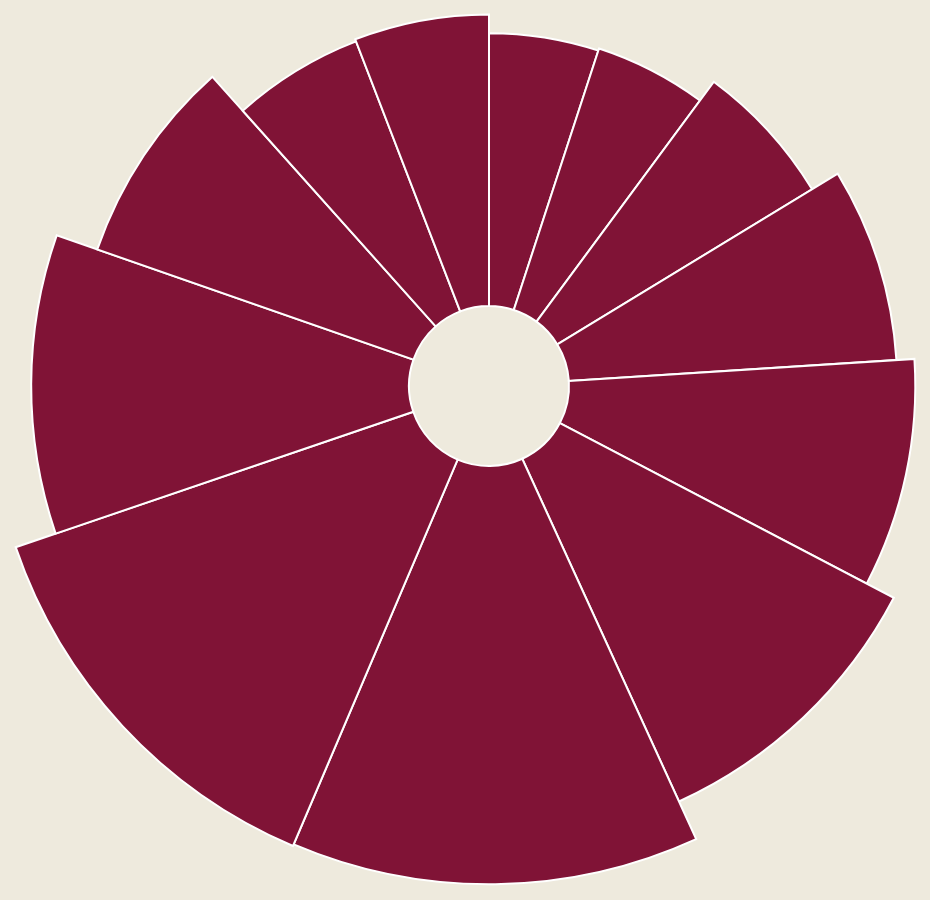

Here is the Vega-Lite specification saved for this chart:
### Vega-Lite specification from a JSON file in a GitHub repository (floating-point values rounded to 4 significant figures)
{"$schema": "https://vega.github.io/schema/vega-lite/v5.json", "width": 275, "height": 220, "background": "#EEEADD", "description": "A basic radial plot that encodes two values as the angle and radius of an arc.", "data": {"name": "table", "values": [{"category": "Jan", "value": 36995000, "startAngle": 0, "endAngle": 0.3152}, {"category": "Feb", "value": 37692000, "startAngle": 0.3152, "endAngle": 0.6362}, {"category": "Mar", "value": 45518000, "startAngle": 0.6362, "endAngle": 1.024}, {"category": "Apr", "value": 56725000, "startAngle": 1.024, "endAngle": 1.507}, {"category": "May", "value": 64043000, "startAngle": 1.507, "endAngle": 2.053}, {"category": "Jun", "value": 77462000, "startAngle": 2.053, "endAngle": 2.713}, {"category": "Jul", "value": 97635000, "startAngle": 2.713, "endAngle": 3.544}, {"category": "Aug", "value": 98575000, "startAngle": 3.544, "endAngle": 4.384}, {"category": "Sep", "value": 77905000, "startAngle": 4.384, "endAngle": 5.048}, {"category": "Oct", "value": 59350000, "startAngle": 5.048, "endAngle": 5.553}, {"category": "Nov", "value": 42445000, "startAngle": 5.553, "endAngle": 5.915}, {"category": "Dec", "value": 43222000, "startAngle": 5.915, "endAngle": 6.283}]}, "layer": [{"mark": {"type": "arc", "innerRadius": 40, "stroke": "#fff"}}], "encoding": {"theta": {"field": "value", "type": "quantitative", "stack": true}, "radius": {"field": "value", "scale": {"type": "sqrt", "zero": true, "rangeMin": 60, "rangeMax": 250}}, "color": {"value": "#801336"}, "tooltip": [{"field": "category", "type": "nominal", "title": "Month"}, {"field": "value", "type": "quantitative", "title": "Number of Tourists", "format": ","}]}}
